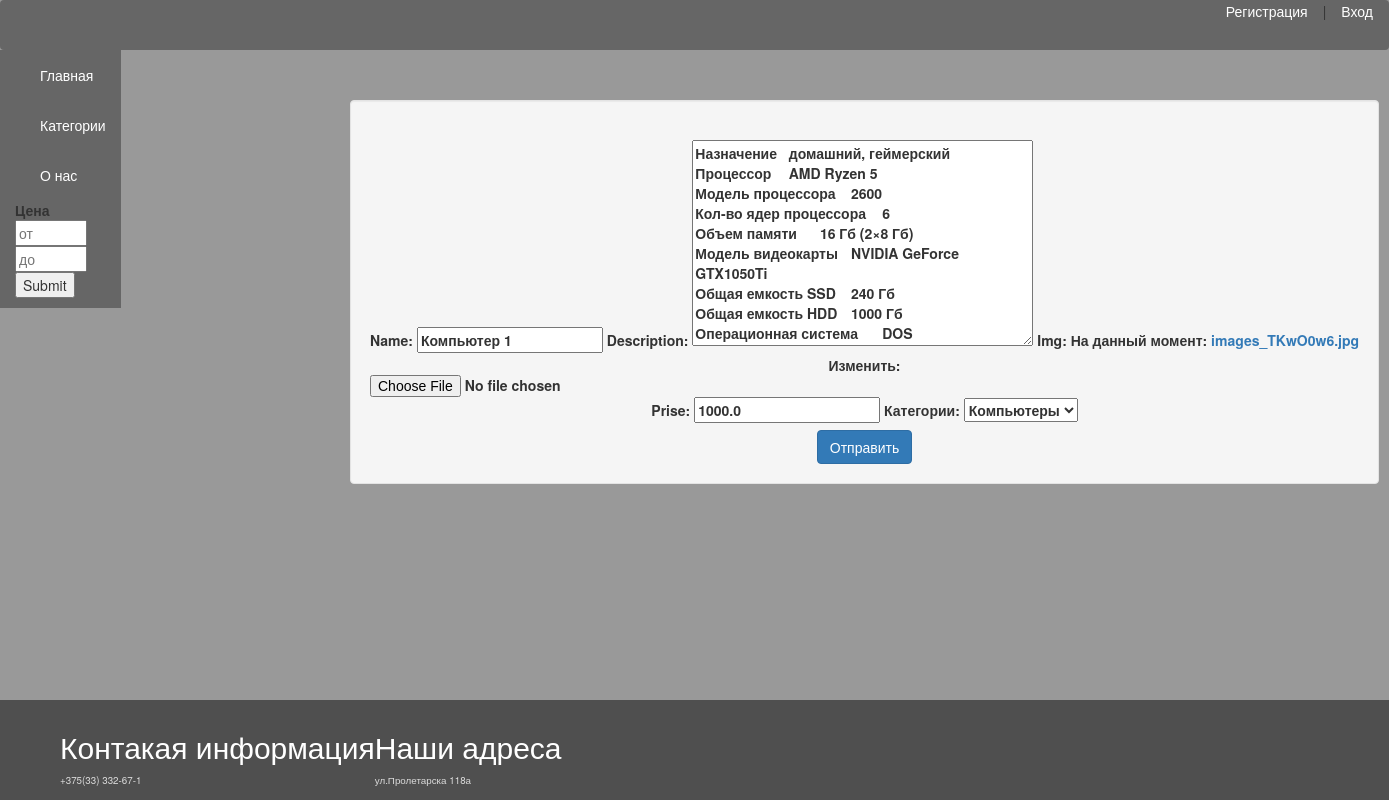
The page /drugi/edit/drugi/1/ on the database as committed earlier.
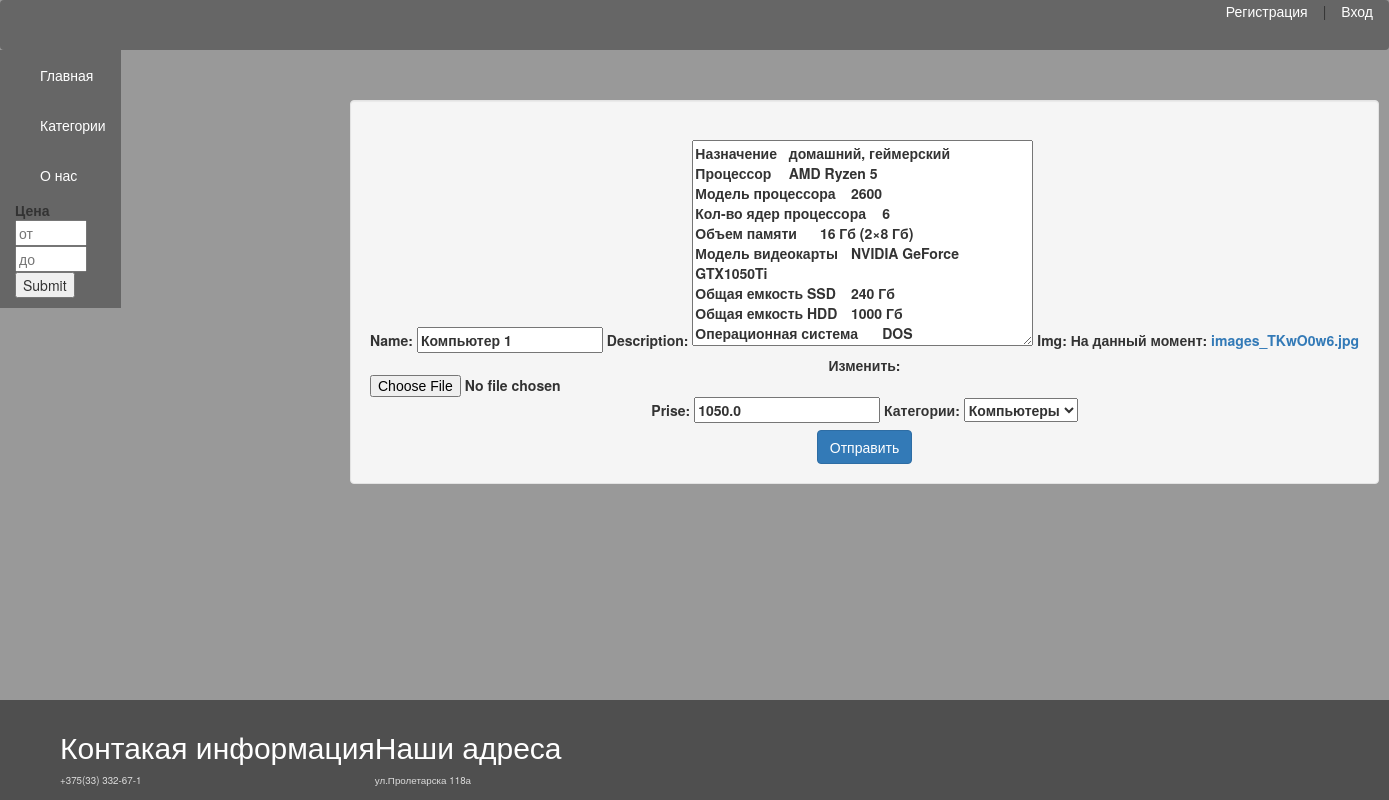
The same page on the database as committed later.
### drugs/models.py (models this page shows, shortened)
class Drugs(models.Model):
    name = models.CharField(max_length=240)
    description = models.TextField()
    img = models.ImageField()
    prise = models.FloatField()
    category=models.ForeignKey('Category', on_delete=models.PROTECT, null=True, verbose_name="Категории")

class Category(models.Model):
    name=models.CharField(max_length=50, db_index=True, verbose_name='Категория')
    slug = models.SlugField(unique=True, db_index = True, verbose_name="URL")
    def  __str__(self):
        return self.name
    def get_absolute_url(self):
        return reverse('category', kwargs={'category_slug':self.slug})

### drugs/views.py (the view)
# urls.py: path('drugi/edit/drugi/<int:drug>/', edit, name='edit'),
def edit(request, drug):
    model = Drugs.objects.get(id=drug)
    if request.method != 'POST':
        form = RegisterDrugs(instance=model)
    else:
        form = RegisterDrugs(instance=model, data=request.POST)
        if form.is_valid():
            form.save()
    context = {
        'form': form
    }
    return render(request, 'drugs/adddrug.html', context)

### drugs/forms.py
class RegisterDrugs(forms.ModelForm):
    class Meta:
        model = Drugs
        exclude = [""]

### drugs/templatetags/drug_tags.py (called while the page is built)
@register.inclusion_tag('drugs/list_categories.html')
def show_categories():
    category = Category.objects.all()
    return {'category': category}

### drugs/templates/drugs/adddrug.html (shortened to what this page needs)
{% extends 'drugs/base.html' %}
{% block content %}
<form method="post" enctype="multipart/form-data">
    <div class="reg">
    <div class="btn well">
        <label class="form">{{form}}</label>
            <div><button type="submit" class="btn btn-primary">Отправить</button></div>
    </div>
        </div>
</form>
{% endblock %}

Rows that differ between the two databases and show on the page:
changed Drugs "Компьютеры": prise "1000.0" → "1050.0"
